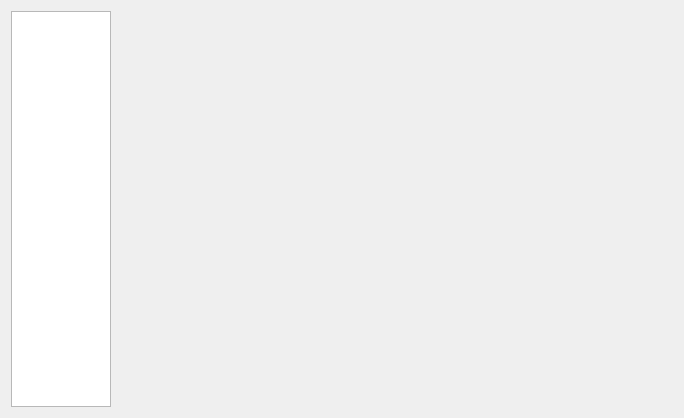
<?xml version="1.0" encoding="UTF-8"?>
<ui version="4.0">
 <class>Form</class>
 <widget class="QWidget" name="Form">
  <property name="geometry">
   <rect>
    <x>0</x>
    <y>0</y>
    <width>684</width>
    <height>418</height>
   </rect>
  </property>
  <property name="sizePolicy">
   <sizepolicy hsizetype="Minimum" vsizetype="Minimum">
    <horstretch>0</horstretch>
    <verstretch>0</verstretch>
   </sizepolicy>
  </property>
  <property name="minimumSize">
   <size>
    <width>364</width>
    <height>258</height>
   </size>
  </property>
  <property name="windowTitle">
   <string>Form</string>
  </property>
  <layout class="QHBoxLayout" name="horizontalLayout" stretch="1,5">
   <item>
    <widget class="QListWidget" name="listWidget">
     <property name="sizePolicy">
      <sizepolicy hsizetype="Expanding" vsizetype="Expanding">
       <horstretch>0</horstretch>
       <verstretch>0</verstretch>
      </sizepolicy>
     </property>
     <property name="minimumSize">
      <size>
       <width>100</width>
       <height>0</height>
      </size>
     </property>
     <property name="maximumSize">
      <size>
       <width>100</width>
       <height>16777215</height>
      </size>
     </property>
    </widget>
   </item>
   <item>
    <widget class="QStackedWidget" name="stackedWidget">
     <property name="maximumSize">
      <size>
       <width>16777215</width>
       <height>16777215</height>
      </size>
     </property>
     <property name="cursor">
      <cursorShape>ArrowCursor</cursorShape>
     </property>
    </widget>
   </item>
  </layout>
 </widget>
 <resources/>
 <connections/>
</ui>
